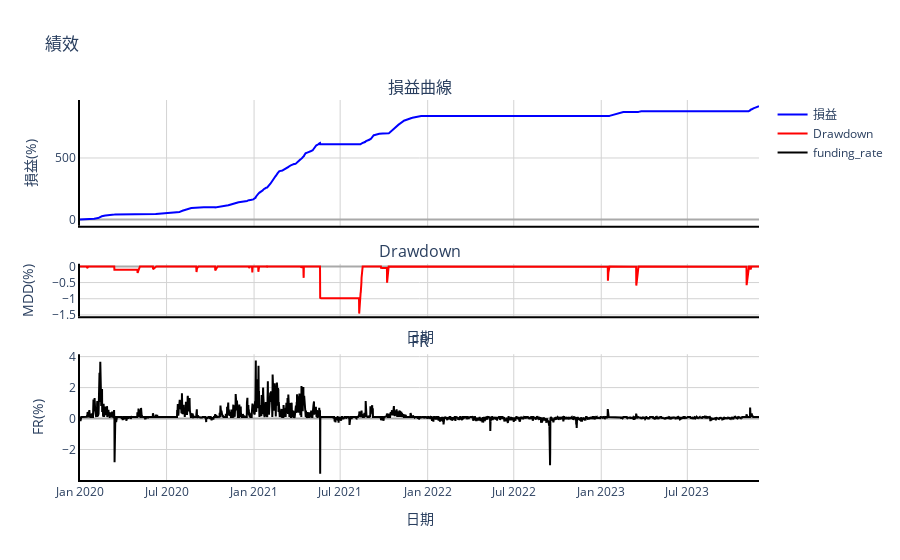

Notebook cell for this chart:
### Code cell
from plotly.subplots import make_subplots  #載入plotly畫子圖的套件
import plotly.graph_objs as go  # 載入plotly套件
# 定義繪製策略損益圖方法
def draw_PnL(trace1, trace2, trace3,  title1, title2, title3):
    
    # 打開子畫布
    fig = make_subplots(rows=3, cols=1, subplot_titles=(title1, title2, title3), row_heights=[0.6, 0.25, 0.6], shared_xaxes=True, vertical_spacing=0.1)
    
    # 帶入資料到子畫布的特定位置
    fig.add_trace(trace1, row=1, col=1)
    fig.add_trace(trace2, row=2, col=1)
    fig.add_trace(trace3, row=3, col=1)
    # 設定子畫布共同屬性
    fig.update_layout(
        title='績效', # 設定圖表標題名稱
        plot_bgcolor='white', # 設定底色為白色
    )
    
    # 設定子畫布屬性
    fig.update_xaxes(row=1, col=1, linecolor='black', linewidth=2, showgrid=True, gridcolor='lightgrey')
    fig.update_yaxes(title_text="損益(%)", row=1, col=1, linecolor='black', linewidth=2, showgrid=True, gridcolor='lightgrey', zerolinecolor='darkgrey')
    fig.update_xaxes(title_text="日期", row=2, col=1, linecolor='black', linewidth=2, showgrid=True, gridcolor='lightgrey')
    fig.update_yaxes(title_text="MDD(%)", row=2, col=1, linecolor='black', linewidth=2, showgrid=True, gridcolor='lightgrey', zerolinecolor='darkgrey')
    fig.update_xaxes(title_text="日期", row=3, col=1, linecolor='black', linewidth=2, showgrid=True, gridcolor='lightgrey')
    fig.update_yaxes(title_text="FR(%)", row=3, col=1, linecolor='black', linewidth=2, showgrid=True, gridcolor='lightgrey', zerolinecolor='darkgrey')

    #展示圖表
    fig.show()
    
    return
# 建立plotly損益曲線
trace1 = go.Scatter(x=klines_df['open_time'], 
                    y=klines_df['策略累積報酬率']*100, 
                    mode='lines', 
                    name='損益', 
                    line=dict(color='blue')
                    )
trace2 = go.Scatter(x=klines_df['open_time'], 
                    y=klines_df['Drawdown']*100, 
                    mode='lines', 
                    name='Drawdown', 
                    line=dict(color='red')
                    )

trace3 = go.Scatter(x=klines_df['open_time'], 
                    y=klines_df['funding_rate'], 
                    mode='lines', 
                    name='funding_rate', 
                    line=dict(color='black')
                    )

# 繪製策略損益圖
# 計算績效指標
total_return = klines_df.loc[len(klines_df)-1, '策略累積報酬率']
annualized_return = (1+klines_df.loc[len(klines_df)-1, '策略累積報酬率'])**(365/3/len(klines_df))-1  # 年化報酬率
annualized_volatility = np.std(klines_df['策略每日報酬率'])*np.sqrt(365)  # 年化波動率
sharpe_ratio = annualized_return/annualized_volatility  # 年化夏普值
max_drawdown = klines_df['Drawdown'].min()  # 最大回撤(MDD)

print("總報酬率: {}%".format(round(total_return,2)))
print("年化報酬率: {}%".format(round(annualized_return,2)))
print("年化波動率: {}%".format(round(annualized_volatility*100,2)))
print("年化夏普值: {}".format(round(sharpe_ratio,2))) 
print("最大回撤(MDD): {}%".format(round(max_drawdown*100,2)))
print(f"爆倉次數: {sum(klines_df['StopLoss'])}")
draw_PnL(trace1, trace2, trace3, '損益曲線', 'Drawdown', 'FR')

### Figure 1 — Plotly figure (JSON) as saved in the notebook; plotly's stock layout.template omitted (floating-point values rounded to 4 significant figures; data arrays with more than 128 entries replaced by an {"elided": "..."} marker saying what was removed)
{"data": [{"line": {"color": "blue"}, "mode": "lines", "name": "損益", "type": "scatter", "x": {"elided": "4284 str values"}, "xaxis": "x", "y": {"elided": "4284 float values"}, "yaxis": "y"}, {"line": {"color": "red"}, "mode": "lines", "name": "Drawdown", "type": "scatter", "x": {"elided": "4284 str values"}, "xaxis": "x2", "y": {"elided": "4284 float values"}, "yaxis": "y2"}, {"line": {"color": "black"}, "mode": "lines", "name": "funding_rate", "type": "scatter", "x": {"elided": "4284 str values"}, "xaxis": "x3", "y": {"elided": "4284 float values"}, "yaxis": "y3"}], "layout": {"annotations": [{"font": {"size": 16}, "showarrow": false, "text": "損益曲線", "x": 0.5, "xanchor": "center", "xref": "paper", "y": 1, "yanchor": "bottom", "yref": "paper"}, {"font": {"size": 16}, "showarrow": false, "text": "Drawdown", "x": 0.5, "xanchor": "center", "xref": "paper", "y": 0.569, "yanchor": "bottom", "yref": "paper"}, {"font": {"size": 16}, "showarrow": false, "text": "FR", "x": 0.5, "xanchor": "center", "xref": "paper", "y": 0.331, "yanchor": "bottom", "yref": "paper"}], "plot_bgcolor": "white", "title": {"text": "績效"}, "xaxis": {"anchor": "y", "domain": [0, 1], "gridcolor": "lightgrey", "linecolor": "black", "linewidth": 2, "matches": "x3", "showgrid": true, "showticklabels": false}, "xaxis2": {"anchor": "y2", "domain": [0, 1], "gridcolor": "lightgrey", "linecolor": "black", "linewidth": 2, "matches": "x3", "showgrid": true, "showticklabels": false, "title": {"text": "日期"}}, "xaxis3": {"anchor": "y3", "domain": [0, 1], "gridcolor": "lightgrey", "linecolor": "black", "linewidth": 2, "showgrid": true, "title": {"text": "日期"}}, "yaxis": {"anchor": "x", "domain": [0.669, 1], "gridcolor": "lightgrey", "linecolor": "black", "linewidth": 2, "showgrid": true, "title": {"text": "損益(%)"}, "zerolinecolor": "darkgrey"}, "yaxis2": {"anchor": "x2", "domain": [0.431, 0.569], "gridcolor": "lightgrey", "linecolor": "black", "linewidth": 2, "showgrid": true, "title": {"text": "MDD(%)"}, "zerolinecolor": "darkgrey"}, "yaxis3": {"anchor": "x3", "domain": [0, 0.331], "gridcolor": "lightgrey", "linecolor": "black", "linewidth": 2, "showgrid": true, "title": {"text": "FR(%)"}, "zerolinecolor": "darkgrey"}}}
